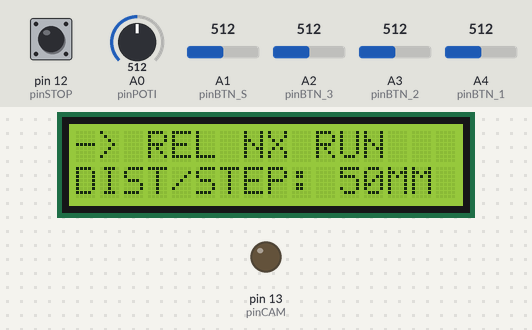
The sketch below on a simulated Arduino Uno, built with avr-gcc and run on an emulated ATmega328P. Shown: 16×2 character LCD, output pins drawn as LEDs (lit = HIGH). Inputs (shaded band) come from the test bench; at power-on: A1 (pinBTN_S) = 512, A2 (pinBTN_3) = 512, A3 (pinBTN_2) = 512, A4 (pinBTN_1) = 512, pin 12 (pinSTOP) LOW, A0 (pinPOTI) = 512. Pins used as bus, display or sensor lines are not drawn.

Above: at 4.2 s.
4.3 s: A1 (pinBTN_S) set to 497
At 5.4 s:
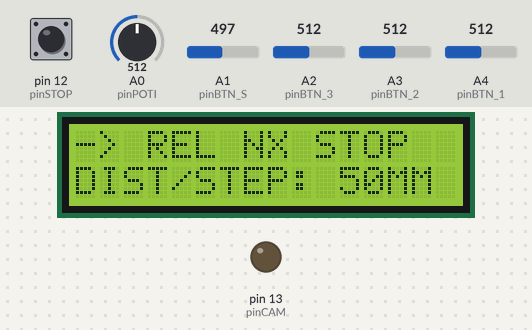
5.8 s: A2 (pinBTN_3) set to 501
At 7.0 s:
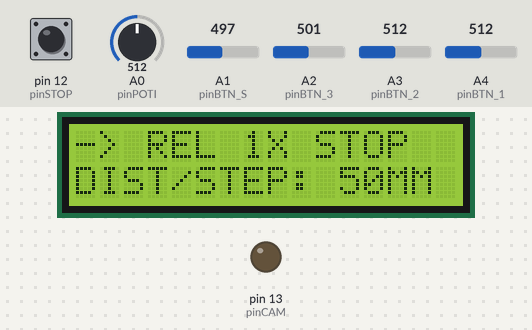
7.3 s: A3 (pinBTN_2) set to 505
At 7.7 s:
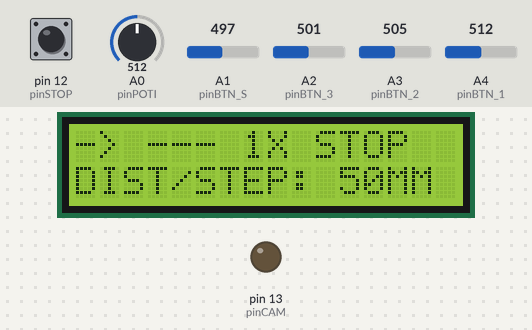
8.8 s: A4 (pinBTN_1) set to 306
At 9.3 s:
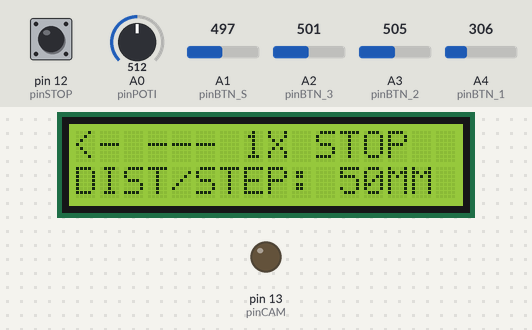
10.3 s: A3 (pinBTN_2) set to 522
At 11.2 s:
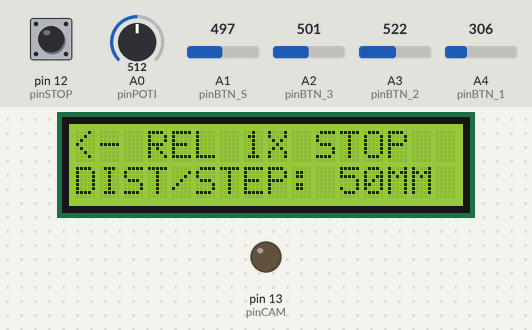
11.8 s: A2 (pinBTN_3) set to 522
At 12.8 s:
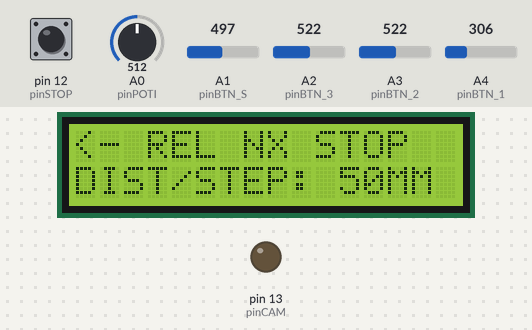
Timing chart, 0 to 14.3 s (numbered marks = the images above; inputs shaded):
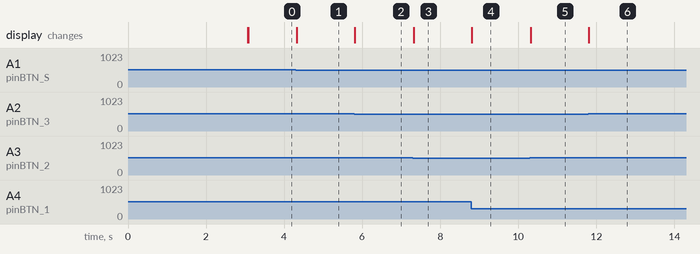

Measured:
- the behaviour switches between 512 and 511 on A1 (pinBTN_S) (found by bisection; images 0 and 1)
- the behaviour switches between 512 and 511 on A2 (pinBTN_3) (found by bisection; images 1 and 2)
- the behaviour switches between 512 and 511 on A3 (pinBTN_2) (found by bisection; images 2 and 3)
- after the input at 4.3 s, the display: changes at once (image 1)
- after the input at 5.8 s, the display: changes at once (image 2)
- after the input at 7.3 s, the display: changes at once (image 3)
- after the input at 8.8 s, the display: changes at once (image 4)
- after the input at 10.3 s, the display: changes at once (image 5)
- after the input at 11.8 s, the display: changes at once (image 6)

The sketch:

SingleAxisMoCap.ino
```cpp
// Arduino Motion Control
// props to Frederic K. Macchi - author of this code


//----------------------
// Include LCD library
#include <LiquidCrystal.h>

//-----
// Pins
const int pinCAM = 13;        // Camera release relay
const int pinSTOP = 12;       // Instant stop button

const int pinSTEP_SLP = 11;   // Sleep on Easydriver
const int pinSTEP_MS = 10;    // Microsteps on Easydriver
const int pinSTEP_DIR = 9;    // Direction on Easydriver
const int pinSTEP_ST = 8;     // Step on Easydriver

const int pinLCD_RS = 7;      // RS on LCD
const int pinLCD_EN = 6;      // Enable on LCD
const int pinLCD_D4 = 5;      // D4 on LCD
const int pinLCD_D5 = 4;      // D5 on LCD
const int pinLCD_D6 = 3;      // D6 on LCD
const int pinLCD_D7 = 2;      // D7 on LCD

const int pinPOTI = A0;       // Rotary knob
const int pinBTN_S = A1;      // Start button
const int pinBTN_3 = A2;      // Button 3
const int pinBTN_2 = A3;      // Button 2
const int pinBTN_1 = A4;      // Button 1

//----------
// LCD setup
LiquidCrystal LCD(pinLCD_RS, pinLCD_EN, pinLCD_D4, pinLCD_D5, pinLCD_D6, pinLCD_D7);

//----------
// Variables
int numPotiVal = 0;		// Default value
int numStepsDone = 0;	// Default value

// Put exposure time here
// Example: 5 seconds exposure -> numReleaseTime = 5000
// I recommend adding a second rotary knob for this value so you
// don't have to upload the sketch every time the exposure time changes
int numReleaseTime = 1000;  // Seconds *1000

boolean boolDIR = false; 	// Forward?
boolean boolREL = false; 	// Release?
boolean boolNX = false;  	// Repeat steps?
boolean boolRUN = false;	// Is the start button pressed?
boolean boolACTIVE = false;	// Is there an active run?

//------
// Setup
void setup(){

  //Serial.begin(9600);

  // Setup pins
  pinMode(pinBTN_S, INPUT);
  pinMode(pinBTN_1, INPUT);
  pinMode(pinBTN_2, INPUT);
  pinMode(pinBTN_3, INPUT);
  pinMode(pinPOTI, INPUT);

  pinMode(pinSTOP, INPUT);
  pinMode(pinCAM, OUTPUT);

  pinMode(pinSTEP_ST, OUTPUT);
  pinMode(pinSTEP_DIR, OUTPUT);
  pinMode(pinSTEP_MS, OUTPUT);
  pinMode(pinSTEP_SLP, OUTPUT);

  // Write pins
  digitalWrite(pinCAM, LOW);
  digitalWrite(pinSTEP_ST, LOW);
  digitalWrite(pinSTEP_MS, LOW);
  digitalWrite(pinSTEP_SLP, LOW);

  // Startup message on LCD
  LCD.begin(16, 2);
  LCD.print(" MOTION CONTROL");
  LCD.setCursor(0, 1);
  LCD.print("   FKM1900.DE");

  delay(3000); // Show message for 3 seconds
  LCD.clear();
}

//-----
// Loop
void loop(){

  // Update display with 25 fps
  if(millis()%40 == 0){

    // Update values
	// Values are read as analog input due to a different approach in the beginning.
	// It should work as digital input as well. If you do so, change the pin setup.
    numPotiVal = map(analogRead(pinPOTI), 0, 1023, 0 , 100); // Map poti input 0-1023 to output 0-100
    if(analogRead(pinBTN_1) >= 512){ boolDIR = true; } else { boolDIR = false; }
    if(analogRead(pinBTN_2) >= 512){ boolREL = true; } else { boolREL = false; }
    if(analogRead(pinBTN_3) >= 512){ boolNX = true; } else { boolNX = false; }
    if(analogRead(pinBTN_S) >= 512){ boolRUN = true; } else { boolRUN = false; boolACTIVE = false; digitalWrite(pinSTEP_SLP, LOW); }

    // Update display
    UpdateDisplay();

    // Do steps
    if(!boolACTIVE && boolRUN){ DoStep(numPotiVal); }
  }
}

//--------------
// UpdateDisplay
void UpdateDisplay(){

  // First row
  String strBtnState = "";
  if(boolDIR){ strBtnState = String(strBtnState+"-> "); } else { strBtnState = String(strBtnState+"<- "); }
  if(boolREL){ strBtnState = String(strBtnState+"REL "); } else { strBtnState = String(strBtnState+"--- "); }
  if(boolNX){ strBtnState = String(strBtnState+"NX "); } else { strBtnState = String(strBtnState+"1X "); }
  if(boolRUN){ strBtnState = String(strBtnState+"RUN"); } else { strBtnState = String(strBtnState+"STOP"); }

  // Fill line end with blanks
  if(strBtnState.length() < 16){
    for(int i = 0; i <= 16 -strBtnState.length(); i++){
      strBtnState = String(strBtnState+" ");
    }
  }
  LCD.setCursor(0, 0); // Set display cursor to first line
  LCD.print(strBtnState);

  // Second row
  String strPotiState = String("DIST/STEP: "+String(numPotiVal)+"MM");

  // Fill line end with blanks
  if(strPotiState.length() < 16){
    for(int j = 0; j <= 16 -strPotiState.length(); j++){
      strPotiState = String(strPotiState+" ");
    }
  }
  LCD.setCursor(0, 1); // Set display cursor to second line
  LCD.print(strPotiState);
}

//-------
// RepeatDoStep
void RepeatDoStep(int numMM){
  delay(500);
  DoStep(numMM);
}

//-------
// DoStep
void DoStep(int numMM){
  boolACTIVE = true;
  numStepsDone = 0;

  // Setup stepper motor
  digitalWrite(pinSTEP_MS, LOW);
  if(boolDIR){ digitalWrite(pinSTEP_DIR, HIGH); } else { digitalWrite(pinSTEP_DIR, LOW); }
  digitalWrite(pinSTEP_SLP, HIGH);

  // Do steps
  // My stepper motor does 200 steps per revolution.
  // The threaded spindle has a flank lead of 4 mm. This means 1/4 revolution lets the flange nut advance 1mm.
  // Therefore, 1/4*200 = 50 steps are necessary for 1 mm horizontal movement of the platform.
  // If your stepper motor does more/less steps per revolution you will have to adjust the multiplier.
  for(int i=1; i <= 50*numMM; i++){

    // Check inputs
    if(numStepsDone <= 50*numMM && digitalRead(pinSTOP) == HIGH && analogRead(pinBTN_S) >= 512){
      digitalWrite(pinSTEP_ST, HIGH);
      delayMicroseconds(200);
      digitalWrite(pinSTEP_ST, LOW);
      delayMicroseconds(10000);
      numStepsDone++;

      // No more steps to do
      if (numStepsDone == 50*numMM){

        // Release if REL is true
        if(boolREL){
          delay(500);
          digitalWrite(pinCAM, HIGH);
          delay(500);
          digitalWrite(pinCAM, LOW);
          delay(numReleaseTime+500);
        }

        // Repeat steps if NX is true
        if (boolNX){
          digitalWrite(pinSTEP_SLP, LOW);
          RepeatDoStep(numMM);
          return;
        }
      }
    } else {

      // Move 1 mm back if one of the instant stop buttons has been pressed
      if(digitalRead(pinSTOP) == LOW){
        // Reverse direction
        if(!boolDIR){ digitalWrite(pinSTEP_DIR, HIGH); } else { digitalWrite(pinSTEP_DIR, LOW); }
        for(int j=1; j <= 50; j++){
            digitalWrite(pinSTEP_ST, HIGH);
            delayMicroseconds(200);
            digitalWrite(pinSTEP_ST, LOW);
            delayMicroseconds(10000);
        }
      }

      // Turn motor off and return
      digitalWrite(pinSTEP_SLP, LOW);
      return;
    }
  }
}
```
